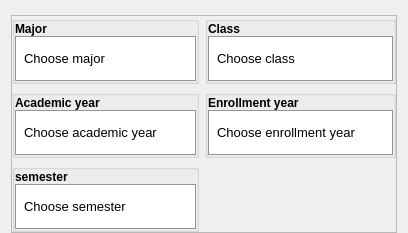
           <widget class="QWidget" name="Academic">
            <layout class="QVBoxLayout" name="verticalLayout_28">
             <property name="topMargin">
              <number>15</number>
             </property>
             <property name="bottomMargin">
              <number>0</number>
             </property>
             <item>
              <widget class="QFrame" name="frame_2">
               <property name="mouseTracking">
                <bool>true</bool>
               </property>
               <property name="frameShape">
                <enum>QFrame::StyledPanel</enum>
               </property>
               <property name="frameShadow">
                <enum>QFrame::Raised</enum>
               </property>
               <layout class="QGridLayout" name="gridLayout_2">
                <property name="leftMargin">
                 <number>0</number>
                </property>
                <property name="topMargin">
                 <number>0</number>
                </property>
                <property name="rightMargin">
                 <number>0</number>
                </property>
                <property name="bottomMargin">
                 <number>0</number>
                </property>
                <item row="0" column="0">
                 <widget class="QGroupBox" name="groupBox_6">
                  <property name="title">
                   <string/>
                  </property>
                  <layout class="QVBoxLayout" name="verticalLayout_19">
                   <property name="spacing">
                    <number>0</number>
                   </property>
                   <property name="leftMargin">
                    <number>0</number>
                   </property>
                   <property name="topMargin">
                    <number>0</number>
                   </property>
                   <property name="rightMargin">
                    <number>0</number>
                   </property>
                   <property name="bottomMargin">
                    <number>0</number>
                   </property>
                   <item>
                    <widget class="QLabel" name="label_9">
                     <property name="maximumSize">
                      <size>
                       <width>16777215</width>
                       <height>40</height>
                      </size>
                     </property>
                     <property name="font">
                      <font>
                       <pointsize>9</pointsize>
                       <weight>75</weight>
                       <bold>true</bold>
                      </font>
                     </property>
                     <property name="text">
                      <string>Major</string>
                     </property>
                    </widget>
                   </item>
                   <item>
                    <widget class="QComboBox" name="inputMajor">
                     <property name="minimumSize">
                      <size>
                       <width>0</width>
                       <height>45</height>
                      </size>
                     </property>
                     <property name="font">
                      <font>
                       <family>MS Shell Dlg 2</family>
                       <pointsize>10</pointsize>
                       <weight>50</weight>
                       <italic>false</italic>
                       <bold>false</bold>
                      </font>
                     </property>
                     <property name="styleSheet">
                      <string notr="true">#inputMajor{
	padding: 0 8px;
	border: 1px solid rgb(148, 148, 148);
}

#inputMajor:hover{
	background-color: rgb(161, 161, 161);
	color: rgb(255, 255, 255);
}

#inputMajor::down-arrow {
    image: url(:/UI/icons/chevron-down.svg);
    width: 25px;
    height: 25px;
}

#inputMajor::drop-down {
	border: 0px;
    subcontrol-origin: padding;
    subcontrol-position: top right;
    width: 20px; /* chiều rộng của nút mũi tên */
	padding-right: 7px;
}</string>
                     </property>
                     <item>
                      <property name="text">
                       <string>Choose major</string>
                      </property>
                     </item>
                    </widget>
                   </item>
                  </layout>
                 </widget>
                </item>
                <item row="0" column="1">
                 <widget class="QGroupBox" name="groupBox_7">
                  <property name="title">
                   <string/>
                  </property>
                  <layout class="QVBoxLayout" name="verticalLayout_24">
                   <property name="spacing">
                    <number>0</number>
                   </property>
                   <property name="leftMargin">
                    <number>0</number>
                   </property>
                   <property name="topMargin">
                    <number>0</number>
                   </property>
                   <property name="rightMargin">
                    <number>0</number>
                   </property>
                   <property name="bottomMargin">
                    <number>0</number>
                   </property>
                   <item>
                    <widget class="QLabel" name="label_10">
                     <property name="maximumSize">
                      <size>
                       <width>16777215</width>
                       <height>40</height>
                      </size>
                     </property>
                     <property name="font">
                      <font>
                       <pointsize>9</pointsize>
                       <weight>75</weight>
                       <bold>true</bold>
                      </font>
                     </property>
                     <property name="text">
                      <string>Class</string>
                     </property>
                    </widget>
                   </item>
                   <item>
                    <widget class="QComboBox" name="inputClassroom">
                     <property name="minimumSize">
                      <size>
                       <width>0</width>
                       <height>45</height>
                      </size>
                     </property>
                     <property name="font">
                      <font>
                       <family>MS Shell Dlg 2</family>
                       <pointsize>10</pointsize>
                       <weight>50</weight>
                       <italic>false</italic>
                       <bold>false</bold>
                      </font>
                     </property>
                     <property name="styleSheet">
                      <string notr="true">#inputClassroom{
	padding: 0 8px;
	border: 1px solid rgb(148, 148, 148);
}

#inputClassroom:hover{
	background-color: rgb(161, 161, 161);
	color: rgb(255, 255, 255);
}

#inputClassroom::down-arrow {
    image: url(:/UI/icons/chevron-down.svg);
    width: 25px;
    height: 25px;
}

#inputClassroom::drop-down {
	border: 0px;
    subcontrol-origin: padding;
    subcontrol-position: top right;
    width: 20px; /* chiều rộng của nút mũi tên */
	padding-right: 7px;
}</string>
                     </property>
                     <item>
                      <property name="text">
                       <string>Choose class</string>
                      </property>
                     </item>
                    </widget>
                   </item>
                  </layout>
                 </widget>
                </item>
                <item row="1" column="0">
                 <widget class="QGroupBox" name="groupBox_8">
                  <property name="title">
                   <string/>
                  </property>
                  <layout class="QVBoxLayout" name="verticalLayout_17">
                   <property name="spacing">
                    <number>0</number>
                   </property>
                   <property name="leftMargin">
                    <number>0</number>
                   </property>
                   <property name="topMargin">
                    <number>0</number>
                   </property>
                   <property name="rightMargin">
                    <number>0</number>
                   </property>
                   <property name="bottomMargin">
                    <number>0</number>
                   </property>
                   <item>
                    <widget class="QLabel" name="label_16">
                     <property name="maximumSize">
                      <size>
                       <width>16777215</width>
                       <height>40</height>
                      </size>
                     </property>
                     <property name="font">
                      <font>
                       <pointsize>9</pointsize>
                       <weight>75</weight>
                       <bold>true</bold>
                      </font>
                     </property>
                     <property name="text">
                      <string>Academic year</string>
                     </property>
                    </widget>
                   </item>
                   <item>
                    <widget class="QComboBox" name="inputAcademicYear">
                     <property name="minimumSize">
                      <size>
                       <width>0</width>
                       <height>45</height>
                      </size>
                     </property>
                     <property name="font">
                      <font>
                       <family>MS Shell Dlg 2</family>
                       <pointsize>10</pointsize>
                       <weight>50</weight>
                       <italic>false</italic>
                       <bold>false</bold>
                      </font>
                     </property>
                     <property name="styleSheet">
                      <string notr="true">#inputAcademicYear{
	padding: 0 8px;
	border: 1px solid rgb(148, 148, 148);
}

#inputAcademicYear:hover{
	background-color: rgb(161, 161, 161);
	color: rgb(255, 255, 255);
}

#inputAcademicYear::down-arrow {
    image: url(:/UI/icons/chevron-down.svg);
    width: 25px;
    height: 25px;
}

#inputAcademicYear::drop-down {
	border: 0px;
    subcontrol-origin: padding;
    subcontrol-position: top right;
    width: 20px; /* chiều rộng của nút mũi tên */
	padding-right: 7px;
}</string>
                     </property>
                     <item>
                      <property name="text">
                       <string>Choose academic year</string>
                      </property>
                     </item>
                    </widget>
                   </item>
                  </layout>
                 </widget>
                </item>
                <item row="1" column="1">
                 <widget class="QGroupBox" name="groupBox_9">
                  <property name="title">
                   <string/>
                  </property>
                  <layout class="QVBoxLayout" name="verticalLayout_25">
                   <property name="spacing">
                    <number>0</number>
                   </property>
                   <property name="leftMargin">
                    <number>0</number>
                   </property>
                   <property name="topMargin">
                    <number>0</number>
                   </property>
                   <property name="rightMargin">
                    <number>0</number>
                   </property>
                   <property name="bottomMargin">
                    <number>0</number>
                   </property>
                   <item>
                    <widget class="QLabel" name="label_11">
                     <property name="maximumSize">
                      <size>
                       <width>16777215</width>
                       <height>40</height>
                      </size>
                     </property>
                     <property name="font">
                      <font>
                       <pointsize>9</pointsize>
                       <weight>75</weight>
                       <bold>true</bold>
                      </font>
                     </property>
                     <property name="text">
                      <string>Enrollment year</string>
                     </property>
                    </widget>
                   </item>
                   <item>
                    <widget class="QComboBox" name="inputEnrollmentYear">
                     <property name="minimumSize">
                      <size>
                       <width>0</width>
                       <height>45</height>
                      </size>
                     </property>
                     <property name="font">
                      <font>
                       <family>MS Shell Dlg 2</family>
                       <pointsize>10</pointsize>
                       <weight>50</weight>
                       <italic>false</italic>
                       <bold>false</bold>
                      </font>
                     </property>
                     <property name="styleSheet">
                      <string notr="true">#inputEnrollmentYear{
	padding: 0 8px;
	border: 1px solid rgb(148, 148, 148);
}

#inputEnrollmentYear:hover{
	background-color: rgb(161, 161, 161);
	color: rgb(255, 255, 255);
}

#inputEnrollmentYear::down-arrow {
    image: url(:/UI/icons/chevron-down.svg);
    width: 25px;
    height: 25px;
}

#inputEnrollmentYear::drop-down {
	border: 0px;
    subcontrol-origin: padding;
    subcontrol-position: top right;
    width: 20px; /* chiều rộng của nút mũi tên */
	padding-right: 7px;
}</string>
                     </property>
                     <item>
                      <property name="text">
                       <string>Choose enrollment year</string>
                      </property>
                     </item>
                    </widget>
                   </item>
                  </layout>
                 </widget>
                </item>
                <item row="2" column="0">
                 <widget class="QGroupBox" name="groupBox_10">
                  <property name="title">
                   <string/>
                  </property>
                  <layout class="QVBoxLayout" name="verticalLayout_7">
                   <property name="spacing">
                    <number>0</number>
                   </property>
                   <property name="leftMargin">
                    <number>0</number>
                   </property>
                   <property name="topMargin">
                    <number>0</number>
                   </property>
                   <property name="rightMargin">
                    <number>0</number>
                   </property>
                   <property name="bottomMargin">
                    <number>0</number>
                   </property>
                   <item>
                    <widget class="QLabel" name="label_17">
                     <property name="maximumSize">
                      <size>
                       <width>16777215</width>
                       <height>40</height>
                      </size>
                     </property>
                     <property name="font">
                      <font>
                       <pointsize>9</pointsize>
                       <weight>75</weight>
                       <bold>true</bold>
                      </font>
                     </property>
                     <property name="text">
                      <string>semester</string>
                     </property>
                    </widget>
                   </item>
                   <item>
                    <widget class="QComboBox" name="inputSemester">
                     <property name="minimumSize">
                      <size>
                       <width>0</width>
                       <height>45</height>
                      </size>
                     </property>
                     <property name="font">
                      <font>
                       <family>MS Shell Dlg 2</family>
                       <pointsize>10</pointsize>
                       <weight>50</weight>
                       <italic>false</italic>
                       <bold>false</bold>
                      </font>
                     </property>
                     <property name="styleSheet">
                      <string notr="true">#inputSemester{
	padding: 0 8px;
	border: 1px solid rgb(148, 148, 148);
}

#inputSemester:hover{
	background-color: rgb(161, 161, 161);
	color: rgb(255, 255, 255);
}

#inputSemester::down-arrow {
    image: url(:/UI/icons/chevron-down.svg);
    width: 25px;
    height: 25px;
}

#inputSemester::drop-down {
	border: 0px;
    subcontrol-origin: padding;
    subcontrol-position: top right;
    width: 20px; /* chiều rộng của nút mũi tên */
	padding-right: 7px;
}</string>
                     </property>
                     <item>
                      <property name="text">
                       <string>Choose semester</string>
                      </property>
                     </item>
                    </widget>
                   </item>
                  </layout>
                 </widget>
                </item>
               </layout>
              </widget>
             </item>
            </layout>
           </widget>
